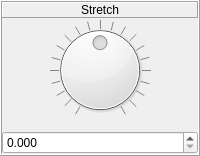
             <widget class="QFrame" name="frame_Stretch">
              <property name="sizePolicy">
               <sizepolicy hsizetype="Minimum" vsizetype="Preferred">
                <horstretch>0</horstretch>
                <verstretch>0</verstretch>
               </sizepolicy>
              </property>
              <property name="minimumSize">
               <size>
                <width>50</width>
                <height>100</height>
               </size>
              </property>
              <property name="frameShape">
               <enum>QFrame::Box</enum>
              </property>
              <property name="frameShadow">
               <enum>QFrame::Raised</enum>
              </property>
              <layout class="QVBoxLayout" name="verticalLayout_65">
               <property name="spacing">
                <number>2</number>
               </property>
               <property name="sizeConstraint">
                <enum>QLayout::SetMaximumSize</enum>
               </property>
               <property name="leftMargin">
                <number>0</number>
               </property>
               <property name="topMargin">
                <number>0</number>
               </property>
               <property name="rightMargin">
                <number>0</number>
               </property>
               <property name="bottomMargin">
                <number>0</number>
               </property>
               <item>
                <widget class="QFrame" name="frame_Label_Stretch">
                 <property name="frameShape">
                  <enum>QFrame::NoFrame</enum>
                 </property>
                 <property name="frameShadow">
                  <enum>QFrame::Raised</enum>
                 </property>
                 <layout class="QVBoxLayout" name="verticalLayout_66">
                  <property name="leftMargin">
                   <number>0</number>
                  </property>
                  <property name="topMargin">
                   <number>0</number>
                  </property>
                  <property name="rightMargin">
                   <number>0</number>
                  </property>
                  <property name="bottomMargin">
                   <number>0</number>
                  </property>
                  <item>
                   <widget class="QLabel" name="label_Stretch">
                    <property name="font">
                     <font>
                      <pointsize>9</pointsize>
                     </font>
                    </property>
                    <property name="autoFillBackground">
                     <bool>false</bool>
                    </property>
                    <property name="frameShape">
                     <enum>QFrame::Panel</enum>
                    </property>
                    <property name="frameShadow">
                     <enum>QFrame::Raised</enum>
                    </property>
                    <property name="text">
                     <string>Stretch</string>
                    </property>
                    <property name="alignment">
                     <set>Qt::AlignCenter</set>
                    </property>
                   </widget>
                  </item>
                 </layout>
                </widget>
               </item>
               <item>
                <widget class="QFrame" name="frame_Dial_Stretch">
                 <property name="sizePolicy">
                  <sizepolicy hsizetype="Preferred" vsizetype="Preferred">
                   <horstretch>0</horstretch>
                   <verstretch>0</verstretch>
                  </sizepolicy>
                 </property>
                 <property name="frameShape">
                  <enum>QFrame::NoFrame</enum>
                 </property>
                 <property name="frameShadow">
                  <enum>QFrame::Raised</enum>
                 </property>
                 <layout class="QVBoxLayout" name="verticalLayout_67">
                  <property name="leftMargin">
                   <number>0</number>
                  </property>
                  <property name="topMargin">
                   <number>0</number>
                  </property>
                  <property name="rightMargin">
                   <number>0</number>
                  </property>
                  <item>
                   <widget class="QDial" name="dial_Stretch">
                    <property name="sizePolicy">
                     <sizepolicy hsizetype="Preferred" vsizetype="Preferred">
                      <horstretch>0</horstretch>
                      <verstretch>0</verstretch>
                     </sizepolicy>
                    </property>
                    <property name="cursor">
                     <cursorShape>OpenHandCursor</cursorShape>
                    </property>
                    <property name="minimum">
                     <number>-2000</number>
                    </property>
                    <property name="maximum">
                     <number>2000</number>
                    </property>
                    <property name="singleStep">
                     <number>1</number>
                    </property>
                    <property name="pageStep">
                     <number>10</number>
                    </property>
                    <property name="value">
                     <number>0</number>
                    </property>
                    <property name="tracking">
                     <bool>true</bool>
                    </property>
                    <property name="orientation">
                     <enum>Qt::Horizontal</enum>
                    </property>
                    <property name="invertedAppearance">
                     <bool>false</bool>
                    </property>
                    <property name="invertedControls">
                     <bool>false</bool>
                    </property>
                    <property name="wrapping">
                     <bool>false</bool>
                    </property>
                    <property name="notchTarget">
                     <double>50.000000000000000</double>
                    </property>
                    <property name="notchesVisible">
                     <bool>true</bool>
                    </property>
                   </widget>
                  </item>
                 </layout>
                </widget>
               </item>
               <item>
                <widget class="QDoubleSpinBox" name="doubleSpinBox_Stretch">
                 <property name="sizePolicy">
                  <sizepolicy hsizetype="Preferred" vsizetype="Preferred">
                   <horstretch>0</horstretch>
                   <verstretch>0</verstretch>
                  </sizepolicy>
                 </property>
                 <property name="font">
                  <font>
                   <pointsize>9</pointsize>
                  </font>
                 </property>
                 <property name="wrapping">
                  <bool>false</bool>
                 </property>
                 <property name="frame">
                  <bool>true</bool>
                 </property>
                 <property name="buttonSymbols">
                  <enum>QAbstractSpinBox::UpDownArrows</enum>
                 </property>
                 <property name="accelerated">
                  <bool>true</bool>
                 </property>
                 <property name="keyboardTracking">
                  <bool>true</bool>
                 </property>
                 <property name="showGroupSeparator" stdset="0">
                  <bool>false</bool>
                 </property>
                 <property name="decimals">
                  <number>3</number>
                 </property>
                 <property name="minimum">
                  <double>0.000000000000000</double>
                 </property>
                 <property name="maximum">
                  <double>1.000000000000000</double>
                 </property>
                 <property name="singleStep">
                  <double>0.001000000000000</double>
                 </property>
                 <property name="value">
                  <double>0.000000000000000</double>
                 </property>
                </widget>
               </item>
              </layout>
             </widget>
